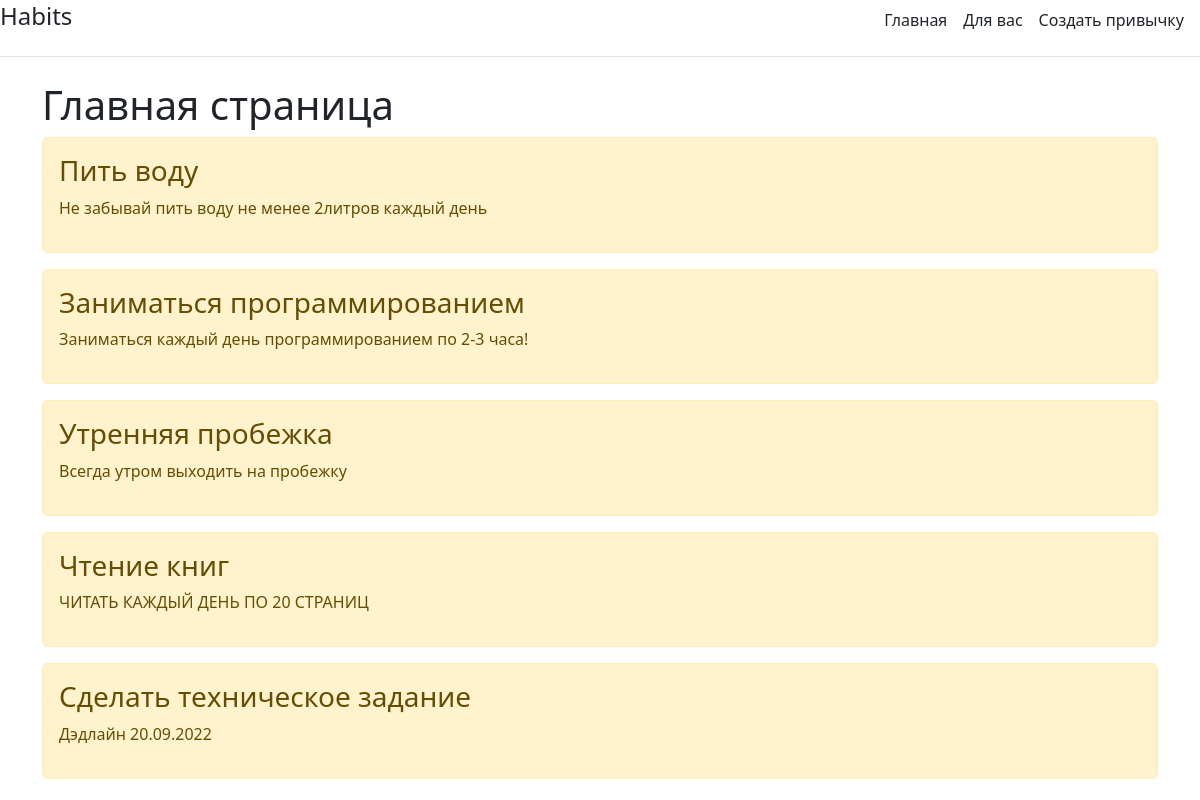
The page / on the database its author committed.
### main/models.py (models this page shows, shortened)
class Habits(models.Model):
    title = models.CharField('Название',max_length=50)
    habit = models.TextField('Описание')
    class Meta:
        verbose_name = 'ПРИВЫЧКA'
        verbose_name_plural ='ПРИВЫЧКИ'

### main/views.py (the view)
# urls.py: path('',views.index,name='home'),
def index(request):
    habits = Habits.objects.order_by('-id') #сортировка по айди,от новых привычек к старым
    return render(request, 'main/index.html',{'title':'Главная страница сайта','habits': habits})

### main/templates/main/index.html (shortened to what this page needs)
{% extends 'main/base.html' %}
{% block content %}
    <h1>Главная страница</h1>
    {% if habits %}
         {% for el in habits %}
        <div class="alert alert-warning mt-2">
            <h3>{{ el.title }}</h3>
            <p>{{ el.habit }}</p>
        </div>
         {% endfor %}
    {% else %}
     <p>У вас нет добавленных привычек</p>
    {% endif %}
{% endblock %}

### main/templates/main/base.html (shortened to what this page needs)
<!DOCTYPE html>
<html lang="en">
<head>
    <link rel="stylesheet" href="https://cdn.jsdelivr.net/npm/bootstrap@5.2.0/dist/css/bootstrap.min.css">
</head>
<body>
    <div class="d-flex flex-column flex-md-row align-items-center pb-3 mb-4 border-bottom">
          <h5 class="fs-4">Habits</h5>
        <nav class="d-inline-flex mt-2 mt-md-0 ms-md-auto">
          <a class="me-3 py-2 text-dark text-decoration-none" href="{%url 'home' %}">Главная </a>
          <a class="me-3 py-2 text-dark text-decoration-none" href="{%url 'about' %}">Для вас</a>
          <a class="me-3 py-2 text-dark text-decoration-none" href="{%url 'create' %}">Создать привычку</a>
        </nav>
      </div>
      <div class="container">
        {% block content %}{% endblock %}
      </div>
</body>
</html>

### rows shown on the page
Habits: title "Пить воду", habit "Не забывай пить воду не менее 2литров каждый день"
Habits: title "Заниматься программированием", habit "Заниматься каждый день программированием по 2-3 часа!"
Habits: title "Утренняя пробежка", habit "Всегда утром выходить на пробежку"
Habits: title "Чтение книг", habit "ЧИТАТЬ КАЖДЫЙ ДЕНЬ ПО 20 СТРАНИЦ"
Habits: title "Сделать техническое задание", habit "Дэдлайн 20.09.2022"
